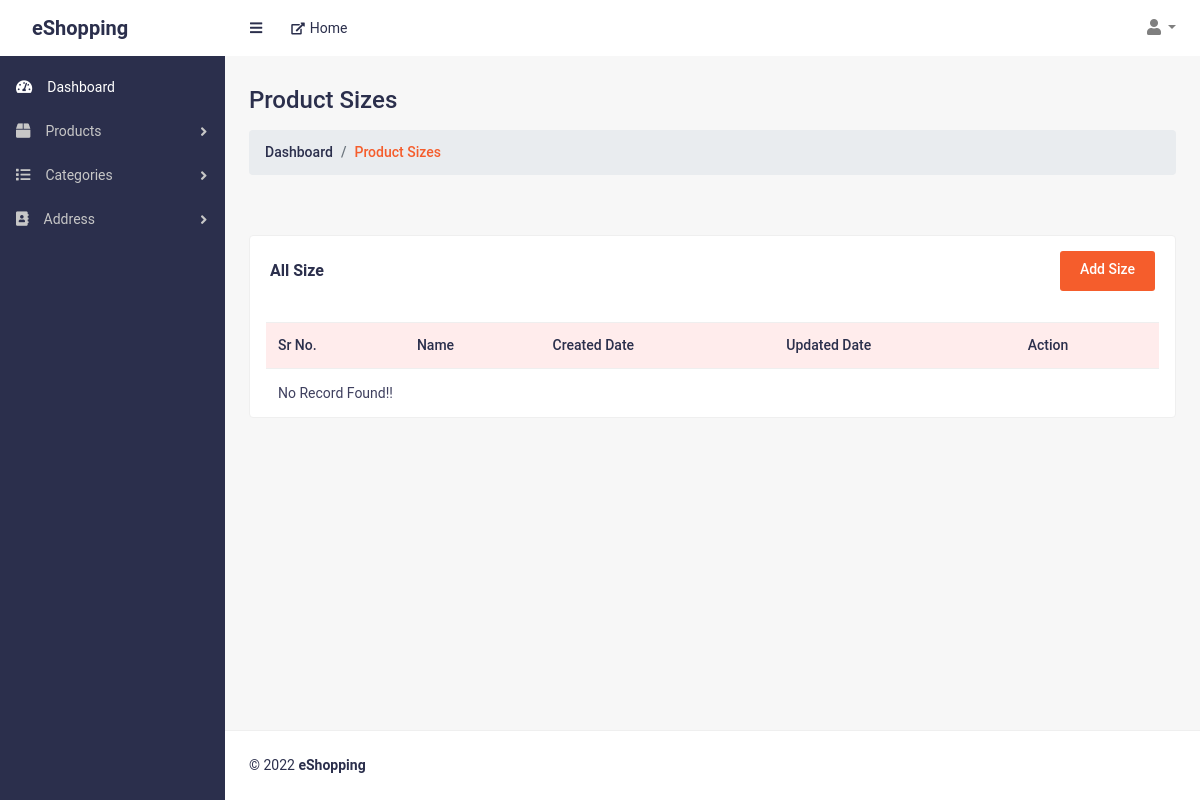
Before: /product_size.php (signed in) with the older database file.
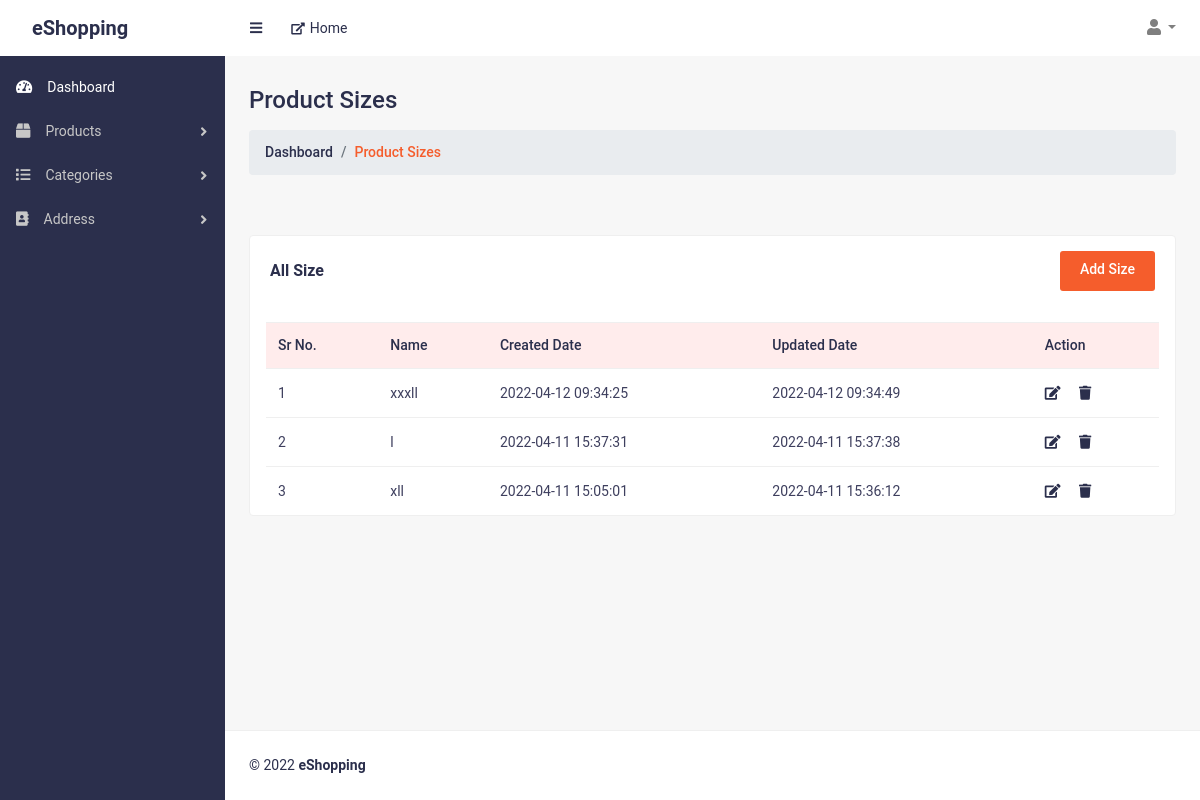
After: the same page with the newer database file.
### tables this page shows
CREATE TABLE `productsize` (
  `id` int(11) NOT NULL,
  `size` varchar(50) NOT NULL,
  `modifiedDate` datetime DEFAULT NULL,
  `createdDate` datetime DEFAULT NULL,
  `status` tinyint(2) NOT NULL DEFAULT 0
);

### handler/dbHandler.php (called while the page is built, shortened)
<?php
    class DBConnection{
        private $hostname = "localhost";
        private $username = "root";
        private $password = "";
        private $database = "eshopping";
        private $conn;
        function __construct(){
            $this->conn = new mysqli($this->hostname, $this->username, $this->password, $this->database);
        }
        function getConnection(){
            return $this->conn;
        }
    }

### handler/productHandler.php (called while the page is built, shortened)
<?php
require_once("dbHandler.php");
class ProductHandler extends DBConnection
{
    function getSizes(){
        $sql = "SELECT * FROM productsize WHERE status=0 ORDER BY id DESC";
        $result = $this->getConnection()->query($sql);
        $records = [];
        if ($result->num_rows > 0) {
            while ($row = $result->fetch_assoc()) {
                array_push($records, $row);
            }
        } else {
            $records = [];
        }
        return $records;
    }
}

### product_size.php (the view, shortened to what the changed rows need)
<?php
require("./handler/productHandler.php");
$obj = new ProductHandler();
$sizes = $obj->getSizes();
?>
<!DOCTYPE html>
<html lang="en">
<head>
    <link href="css/styles.css" rel="stylesheet">
    <link href="css/admin-style.css" rel="stylesheet">
    <link href="vendor/bootstrap/css/bootstrap.min.css" rel="stylesheet">
    <link href="vendor/fontawesome-free/css/all.min.css" rel="stylesheet">
</head>
<body class="sb-nav-fixed">
    <div id="layoutSidenav">
        <div id="layoutSidenav_content">
            <main>
                <div class="container-fluid">
                    <h2 class="mt-30 page-title">Product Sizes</h2>
                    <div class="row justify-content-between">
                        <div class="col-lg-12 col-md-12">
                            <div class="card card-static-2 mt-30 mb-30">
                                <div class="card-body-table px-3">
                                    <div class="table-responsive">
                                        <table class="table ucp-table table-hover">
                                            <thead>
                                                <tr>
                                                    <th>Sr No.</th>
                                                    <th>Name</th>
                                                    <th>Created Date</th>
                                                    <th>Updated Date</th>
                                                    <th>Action</th>
                                                </tr>
                                            </thead>
                                            <tbody>
                                                <?php
                                                if (count($sizes) > 0) {
                                                    $srno = 1;
                                                    foreach ($sizes as $size) {
                                                ?>
                                                        <tr>
                                                            <td><?= $srno++ ?></td>
                                                            <td><?= $size["size"] ?></td>
                                                            <td><?= $size["createdDate"] ?></td>
                                                            <td><?= $size["modifiedDate"] ?></td>
                                                            <td class="action-btns">
                                                                <a href="add_size.php?edit=<?= $size["id"] ?>" style="cursor: pointer;" class="edit-btn"><i class="fas fa-edit"></i></a>&nbsp;
                                                                <a href="./handler/requestHandler.php?dSize=<?= $size["id"] ?>" style="cursor: pointer;" class="edit-btn deleteRow"><i class="fas fa-trash"></i></a>
                                                            </td>
                                                        </tr>
                                                <?php
                                                    }
                                                } else {
                                                    echo "<tr><td colspan=6>No Record Found!!</td></tr>";
                                                }
                                                ?>
                                            </tbody>
                                        </table>
                                    </div>
                                </div>
                            </div>
                        </div>
                    </div>
                </div>
            </main>
        </div>
    </div>
</body>
</html>

Changed rows visible on the page:
added productsize: size "xxxll", createdDate "2022-04-12 09:34:25", modifiedDate "2022-04-12 09:34:49"
added productsize: size "l", createdDate "2022-04-11 15:37:31", modifiedDate "2022-04-11 15:37:38"
added productsize: size "xll", createdDate "2022-04-11 15:05:01", modifiedDate "2022-04-11 15:36:12"
Other visible differences:
text no longer shown: "No Record Found!!"
